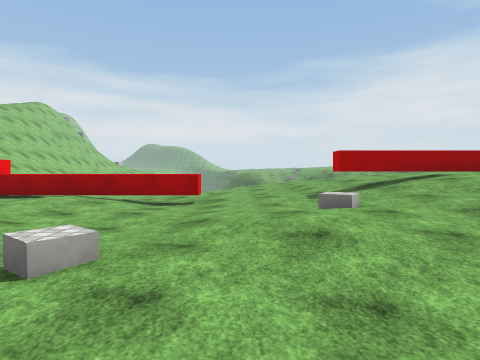
View 1 (above)

24 first-person views from a walk through a 3-D level made in the Unity game engine. The camera is 1.4 m above the floor, tilts 2° down and sees 75° across. The floor is counted in squares, 2 m on a side. Each view is taken from the middle of a square. On the plan, view 1 faces up. The plan holds only what a view shows up to about 10 squares ahead; the rest is blank. The place goes on beyond the plan. The player character is not drawn. Surface patterns are stand-ins for the level's own textures.

View 2
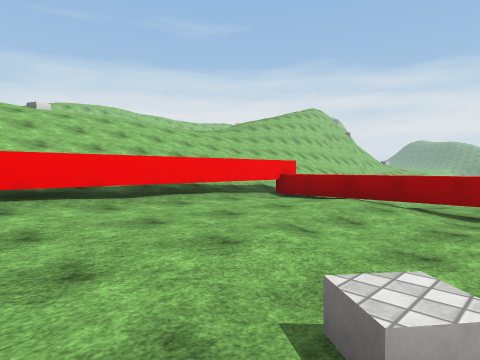

View 3
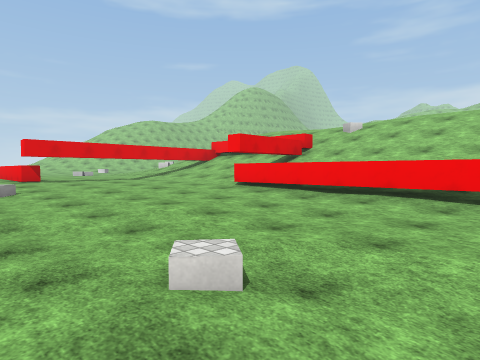

View 4
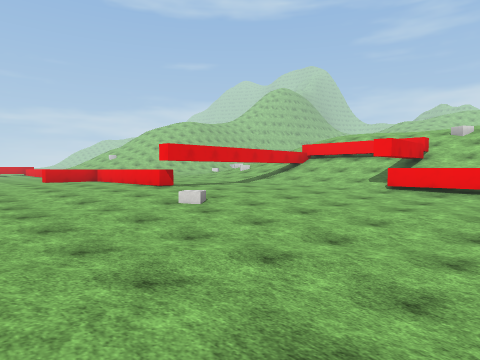

View 5
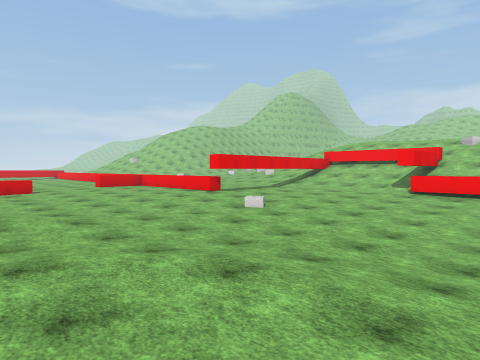

View 6
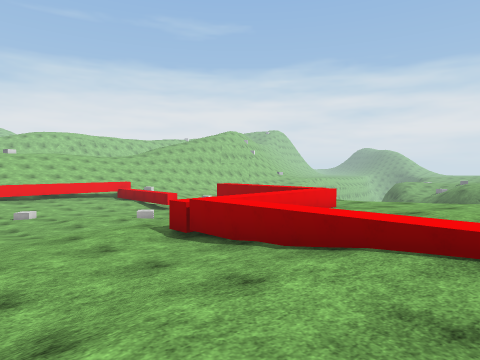

View 7
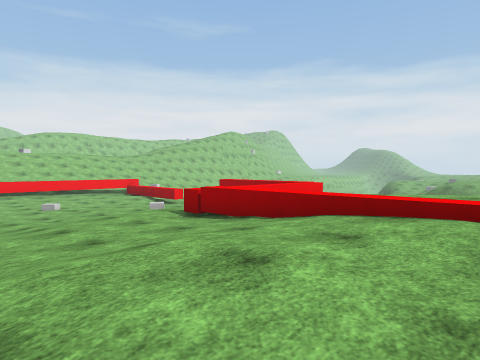

View 8
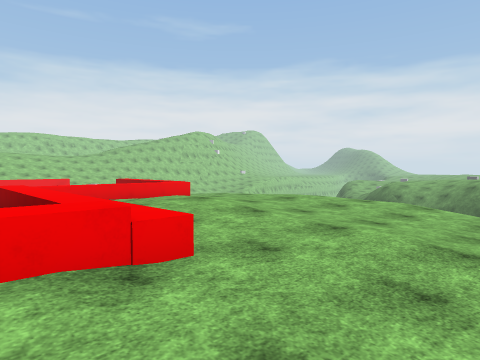

View 9
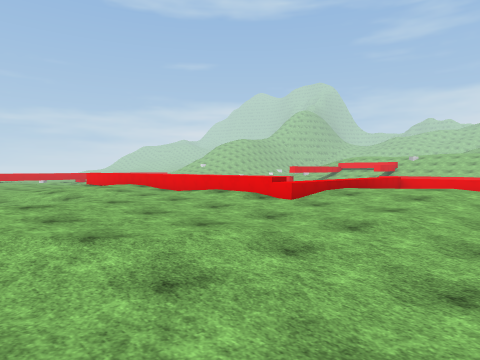

View 10
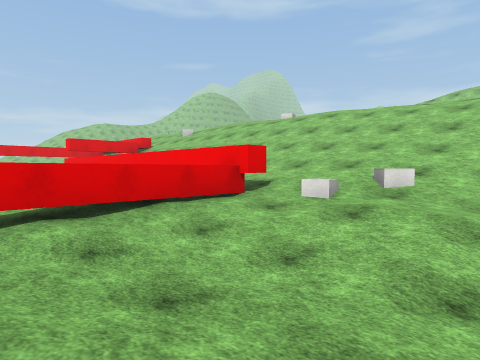

View 11
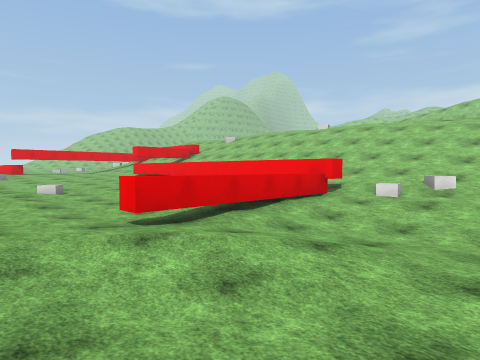

View 12
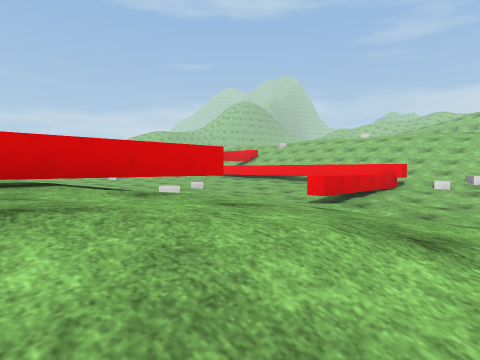

View 13
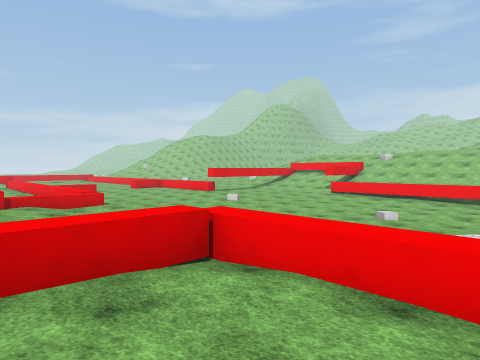

View 14
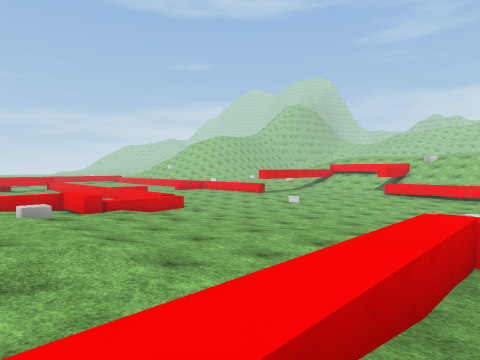

View 15
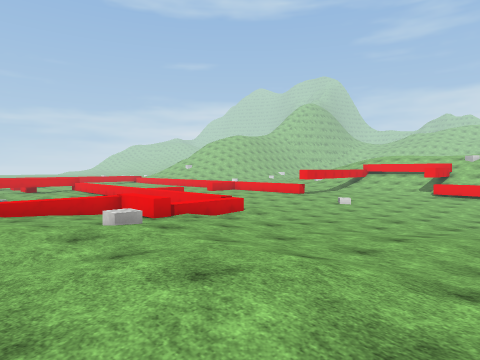

View 16
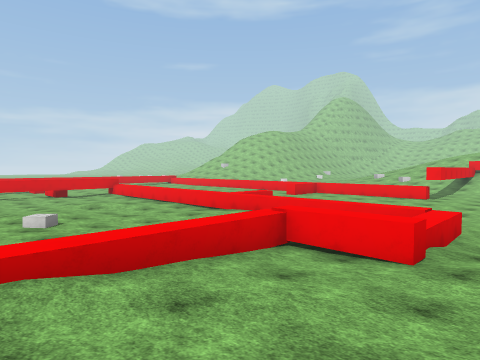

View 17
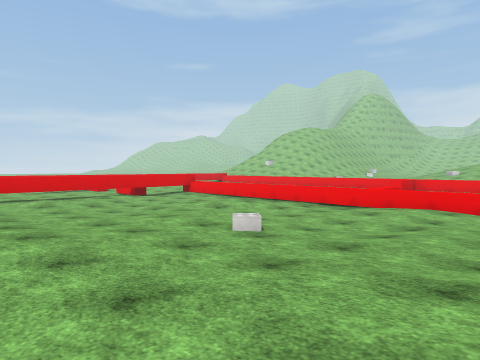

View 18
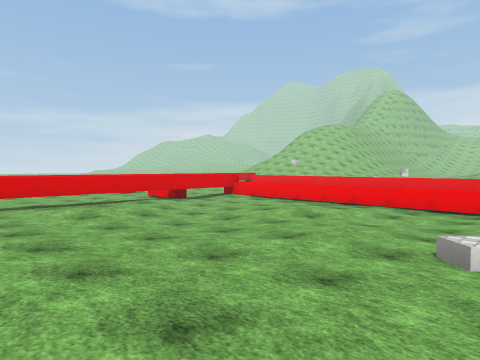

View 19
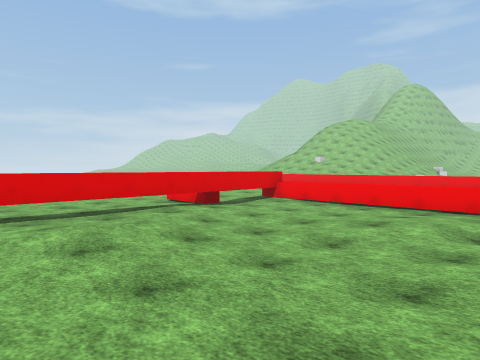

View 20
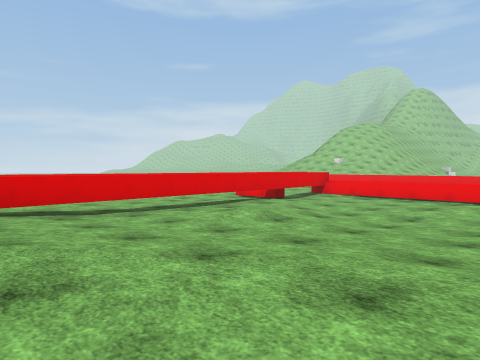

View 21
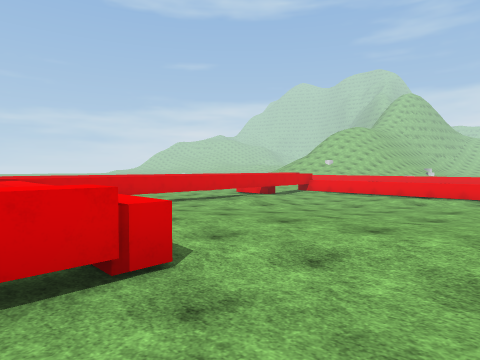

View 22
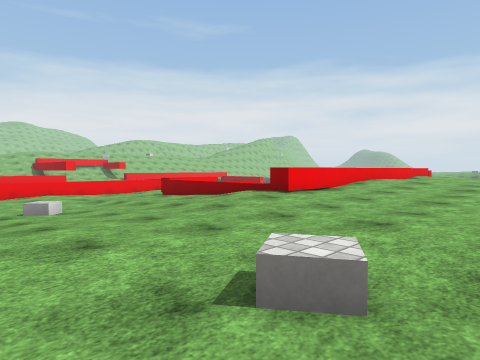

View 23
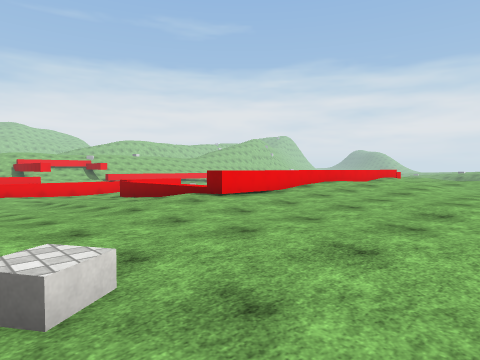

View 24
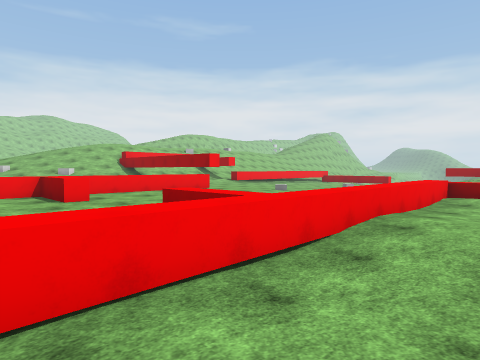

### Floor plan
Key: @ floor where view 1 was taken; # wall or solid block; . main floor; - floor 0.25 m lower than the main floor; : floor 0.5 m higher than the main floor; + floor 0.75 m higher than the main floor; _ floor 0.75 m lower than the main floor; * floor 1.25 m higher than the main floor; < floor 1.25 m lower than the main floor; ( floor 1.5 m lower than the main floor; % floor 1.75 m higher than the main floor; & floor 4 m higher than the main floor; / step, stairs or slope; = window, fence, low wall or low ledge; ^ raised ledge; T thing the floor can be seen under or through.
Columns run from 12 left of view 1 to 18 right of it. Each row starts with its distance up from view 1.
 12       //(<<<__  .//
 11 /////__<((<<<_-.../
 10 /////=_<((__<__...:
  9 /////-__<<<____...:++++++++
  8 /////.^^^^^^___#^^^:+++++++
  7 /////.^___<<___-.::^+++++++:+++
  6   // /^________./::^++**+++++++
  5  /// .^______//-..+^++**+++++++
  4 &/// .^______-__ .:^++***++++++
  3 //// /^_________ ::%%////=+++++
  2 //// .^_________ .::+++**%++++
  1  /// .^-_______-..::++***%++++
  0   // .^---__@_-....::+**+%+++
 -1    /+.^---____-....::++++%++++
 -2     ##^---_____-....:++++%++++
 -3      =..---____--..::+++ %++++
 -4       ....-/------..:=+++%++++
 -5        ..../----.^^^^.:+ %++++
 -6         ....----.^..^.::+%++++
 -7          ##..----^..^===//++++
 -8           =...--.^.  ..:+++:+++
 -9            ....-.^.....::++:+++
-10           =....- ^......::::++:
-11           =... . ^.......:::/::
-12           =... ^^^.......:::/::
-13           ===.   ^-.-....::::::
-14           =...   ^..-.....:::=^
-15                  ^........:::=:
-16                  ^-...-....::=
-17                  ^-----....::=
-18                  ^----......:=
-19                  ^---.......:=
-20                  ^TTTTTTTT^^^
-21                   -^-.......
-22                     ---.....
-23                     ---...
-24                      ----

Positions as (right, up) in squares from view 1, and headings:
1: (0, 0), facing up
2: (-1, 1), facing up-left
3: (0, 4), facing down-left
4: (3, 1), facing down-left
5: (5, 1), facing down-left
6: (11, 0), facing up-left
7: (12, -1), facing up-left
8: (15, 2), facing up-left
9: (18, 7), facing down-left
10: (-2, 12), facing down-left
11: (1, 12), facing down-left
12: (6, 12), facing down-left
13: (9, 6), facing down-left
14: (11, 4), facing down-left
15: (12, 2), facing down-left
16: (12, -4), facing down-left
17: (14, -8), facing down-left
18: (14, -11), facing down-left
19: (13, -14), facing down-left
20: (16, -14), facing down-left
21: (18, -12), facing down-left
22: (17, -13), facing up-left
23: (18, -12), facing up-left
24: (7, -15), facing up-left
